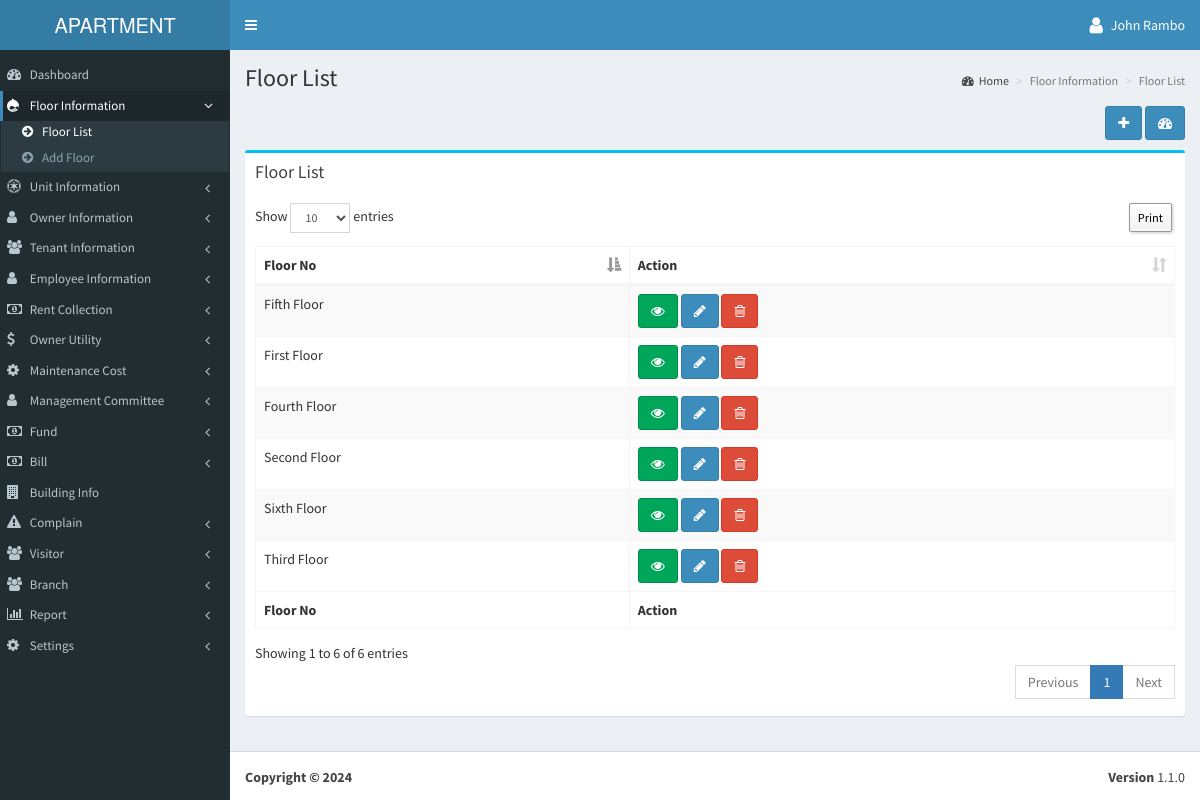
The page /floor/floorlist.php (signed in) on the database its author committed.
### tables this page shows
CREATE TABLE IF NOT EXISTS `tbl_add_floor` (
  `fid` int(11) NOT NULL AUTO_INCREMENT,
  `floor_no` varchar(200) NOT NULL,
  `branch_id` int(11) NOT NULL,
  `added_date` timestamp NOT NULL DEFAULT CURRENT_TIMESTAMP,
  PRIMARY KEY (`fid`)
);

### language/English/lang_left_menu.php (called while the page is built, shortened)
<?php
$_data['menu_dashboard'] 					= "Dashboard";
$_data['menu_floor'] 						= "Floor Information";
$_data['menu_floor_list'] 					= "Floor List";
$_data['menu_floor_add'] 					= "Add Floor";
$_data['menu_unit_information'] 			= "Unit Information";
$_data['menu_unit_list'] 					= "Unit List";
$_data['menu_add_unit'] 					= "Add Unit";
$_data['menu_owner_information'] 			= "Owner Information";
$_data['menu_owner_list'] 					= "Owner List";
$_data['menu_add_owner'] 					= "Add Owner";
$_data['menu_renter_information'] 			= "Renter Information";
$_data['menu_renter_list'] 					= "Renter List";
$_data['menu_add_renter'] 					= "Add Renter";
$_data['menu_employee_information'] 		= "Employee Information";
$_data['menu_employee_list'] 				= "Employee List";
$_data['menu_add_employee'] 				= "Add Employee";
$_data['menu_rent_collection'] 				= "Rent Collection";
$_data['menu_rent_list'] 					= "Rent List";
$_data['menu_add_rent'] 					= "Add Rent";
$_data['menu_owner_utility'] 				= "Owner Utility";
$_data['menu_owner_utility_list'] 			= "Owner Utility List";
$_data['menu_add_owner_utility'] 			= "Add Owner Utility";
$_data['menu_maintenance_cost'] 			= "Maintenance Cost";
$_data['menu_maintenance_cost_list'] 		= "Maintenance Cost List";
$_data['menu_add_maintenance_cost'] 		= "Add Maintenance Cost";
$_data['menu_management_committee'] 		= "Management Committee";
$_data['menu_member_list'] 					= "Member List";
$_data['menu_add_member'] 					= "Add Member";
$_data['menu_fund'] 						= "Fund";
$_data['menu_fund_list'] 					= "Fund List";
$_data['menu_add_fund'] 					= "Add Fund";
$_data['menu_bill'] 						= "Bill";
$_data['menu_bill_list'] 					= "Bill List";
$_data['menu_add_bill'] 					= "Add Bill";
$_data['menu_building_info'] 				= "Building Info";
$_data['menu_complain'] 					= "Complain";
$_data['menu_complain_list'] 				= "Complain List";
$_data['menu_add_complain'] 				= "Add Complain";
$_data['menu_visitor'] 						= "Visitor";
$_data['menu_visitor_list'] 				= "Visitor List";
$_data['menu_add_visitor'] 					= "Add Visitor";
$_data['menu_report'] 						= "Report";
$_data['menu_fair_report'] 					= "Fare Report";
$_data['menu_rented_report'] 				= "Rented Report";
$_data['menu_visitors_report'] 				= "Visitors Report";
$_data['menu_complain_report'] 				= "Complain Report";
$_data['menu_unit_status_report'] 			= "Unit Status Report";
$_data['menu_fund_status'] 					= "Fund Status";
$_data['menu_bill_report'] 					= "Bill Report";
$_data['menu_settings'] 					= "Settings";
$_data['menu_bill_setup'] 					= "Bill Setup";
$_data['menu_utility_bill'] 				= "Utility Bill";
$_data['menu_employee_setup'] 				= "Employee Salary";
$_data['menu_management_member_type'] 		= "Management Member Type";
$_data['menu_month_setup'] 					= "Month Setup";
$_data['menu_year_setup'] 					= "Year Setup";
$_data['menu_language_setup'] 				= "System Setup";
$_data['menu_branch'] 						= "Branch";
$_data['menu_add_branch'] 					= "Add Branch";
$_data['menu_branch_list'] 					= "Branch List";
?>

### floor/floorlist.php (the view, shortened to what this page needs)
<?php
include('../header.php');
?>
<section class="content-header">
  <h1> <?php echo $_data['floor_list_title']; ?> </h1>
  <ol class="breadcrumb">
    <li><a href="<?php echo WEB_URL?>dashboard.php"><i class="fa fa-dashboard"></i><?php echo $_data['home_breadcam']; ?></a></li>
	<li class="active"><?php echo $_data['add_new_floor_information_breadcam']; ?></li>
    <li class="active"><?php echo $_data['floor_list_title']; ?></li>
  </ol>
</section>
<section class="content">
<div class="row">
  <div class="col-xs-12">
    <div align="right" style="margin-bottom:1%;"> <a class="btn btn-primary" data-toggle="tooltip" href="<?php echo WEB_URL; ?>floor/addfloor.php" data-original-title="<?php echo $_data['add_floor'];?>"><i class="fa fa-plus"></i></a> <a class="btn btn-primary" data-toggle="tooltip" href="<?php echo WEB_URL; ?>dashboard.php" data-original-title="<?php echo $_data['home_breadcam'];?>"><i class="fa fa-dashboard"></i></a> </div>
    <div class="box box-info">
      <div class="box-header">
        <h3 class="box-title"><?php echo $_data['floor_list_title']; ?></h3>
      </div>
      <div class="box-body">
        <table class="table sakotable table-bordered table-striped dt-responsive">
          <thead>
            <tr>
              <th><?php echo $_data['floor_no'];?></th>
              <th><?php echo $_data['action_text'];?></th>
            </tr>
          </thead>
          <tbody>
        <?php
				 $sql = ("Select * from tbl_add_floor where branch_id = " . (int)$_SESSION['objLogin']['branch_id'] . " order by fid desc");
        $result = mysqli_query($conn,$sql);
				while($row = mysqli_fetch_array($result)){?>
            <tr>
			<td><?php echo $row['floor_no']; ?></td>
            <td>
            <a class="btn btn-success" data-toggle="tooltip" href="javascript:;" onclick="$('#nurse_view_<?php echo $row['fid']; ?>').modal('show');" data-original-title="<?php echo $_data['view_text'];?>"><i class="fa fa-eye"></i></a> <a class="btn btn-primary" data-toggle="tooltip" href="<?php echo WEB_URL;?>floor/addfloor.php?id=<?php echo $row['fid']; ?>" data-original-title="<?php echo $_data['edit_text'];?>"><i class="fa fa-pencil"></i></a> <a class="btn btn-danger" data-toggle="tooltip" onclick="deleteFloor(<?php echo $row['fid']; ?>);" href="javascript:;" data-original-title="<?php echo $_data['delete_text'];?>"><i class="fa fa-trash-o"></i></a>
            </td>
            </tr>
            <?php } mysqli_close($conn); ?>
          </tbody>
          <tfoot>
            <tr>
			  <th><?php echo $_data['floor_no'];?></th>
              <th><?php echo $_data['action_text'];?></th>
            </tr>
          </tfoot>
        </table>
      </div>
    </div>
  </div>
</div>
<?php include('../footer.php'); ?>

### rows shown on the page
tbl_add_floor: floor_no "Sixth Floor"
tbl_add_floor: floor_no "Fifth Floor"
tbl_add_floor: floor_no "Fourth Floor"
tbl_add_floor: floor_no "Third Floor"
tbl_add_floor: floor_no "Second Floor"
tbl_add_floor: floor_no "First Floor"

### other values the page prints
$_SESSION['objLogin']['name'] "John Rambo"
$_data['menu_dashboard'] "Dashboard"
$_data['menu_floor'] "Floor Information"
$_data['menu_floor_list'] "Floor List"
$_data['menu_floor_add'] "Add Floor"
$_data['menu_unit_information'] "Unit Information"
$_data['menu_owner_information'] "Owner Information"
$_data['menu_employee_information'] "Employee Information"
$_data['menu_rent_collection'] "Rent Collection"
$_data['menu_owner_utility'] "Owner Utility"
$_data['menu_maintenance_cost'] "Maintenance Cost"
$_data['menu_management_committee'] "Management Committee"
$_data['menu_fund'] "Fund"
$_data['menu_bill'] "Bill"
$_data['menu_building_info'] "Building Info"
